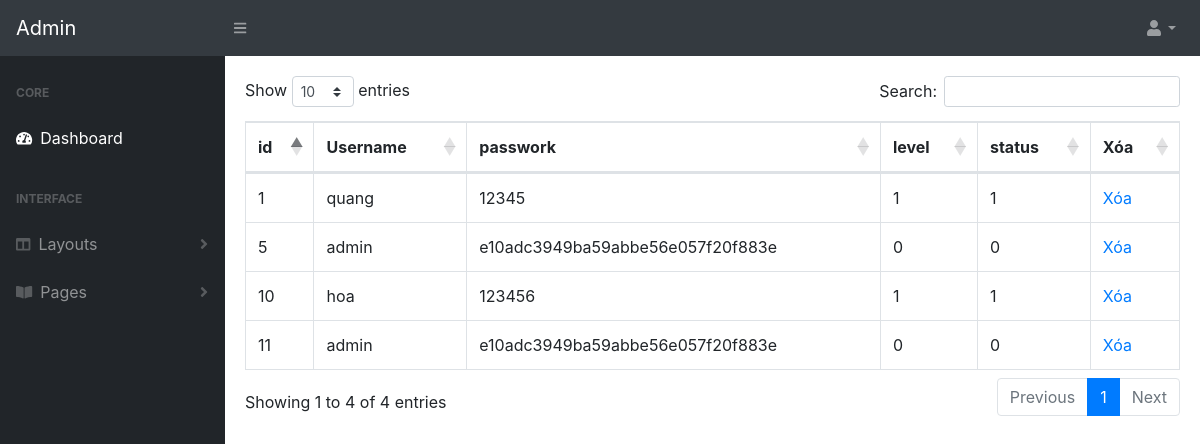
Page /admin/dist/index.php on the committed database.
### tables this page shows
CREATE TABLE `user` (
  `id` int(11) NOT NULL,
  `username` varchar(255) NOT NULL,
  `password` varchar(255) NOT NULL,
  `level` int(11) NOT NULL,
  `status` int(11) NOT NULL
);

### admin/dist/index.php (the view, shortened to what this page needs)
<!DOCTYPE html>
<html lang="en">
    <head>
        <link href="css/styles.css" rel="stylesheet" />
        <link href="https://cdn.datatables.net/1.10.20/css/dataTables.bootstrap4.min.css" rel="stylesheet" />
    </head>
    <body class="sb-nav-fixed">
        <nav class="sb-topnav navbar navbar-expand navbar-dark bg-dark">
            <a class="navbar-brand" href="index.php">Admin</a>
            <button class="btn btn-link btn-sm order-1 order-lg-0" id="sidebarToggle" href="#"><i class="fas fa-bars"></i></button>
            <ul class="navbar-nav ml-auto ml-md-0">
                <li class="nav-item dropdown">
                    <a class="nav-link dropdown-toggle" id="userDropdown" href="#" role="button" data-toggle="dropdown" aria-haspopup="true" aria-expanded="false"><i class="fas fa-user fa-fw"></i></a>
                </li>
            </ul>
        </nav>
        <div id="layoutSidenav">
            <div id="layoutSidenav_nav">
                <nav class="sb-sidenav accordion sb-sidenav-dark" id="sidenavAccordion">
                    <div class="sb-sidenav-menu">
                        <div class="nav">
                            <div class="sb-sidenav-menu-heading">Core</div>
                            <a class="nav-link" href="index.php">
                                <div class="sb-nav-link-icon"><i class="fas fa-tachometer-alt"></i></div>
                                Dashboard
                            </a>
                            <div class="sb-sidenav-menu-heading">Interface</div>
                            <a class="nav-link collapsed" href="#" data-toggle="collapse" data-target="#collapseLayouts" aria-expanded="false" aria-controls="collapseLayouts">
                                <div class="sb-nav-link-icon"><i class="fas fa-columns"></i></div>
                                Layouts
                                <div class="sb-sidenav-collapse-arrow"><i class="fas fa-angle-down"></i></div>
                            </a>
                            <a class="nav-link collapsed" href="#" data-toggle="collapse" data-target="#collapsePages" aria-expanded="false" aria-controls="collapsePages">
                                <div class="sb-nav-link-icon"><i class="fas fa-book-open"></i></div>
                                Pages
                                <div class="sb-sidenav-collapse-arrow"><i class="fas fa-angle-down"></i></div>
                            </a>
                        </div>
                    </div>
                </nav>
            </div>
            <div id="layoutSidenav_content">
                <main>
                          <div class="card-body">
                                <div class="table-responsive">
                                    <table class="table table-bordered" id="dataTable" width="100%" cellspacing="0">
                                        <thead>
                                            <tr>
                                                <th>id</th>
                                                <th>Username</th>
                                                <th>passwork</th>
                                                <th>level</th>
                                                <th>status</th>
                                                <th>Xóa</th>
                                            </tr>
                                        </thead>
                                        <tbody>
                                            <?php
                                                require("../../config.php");
                                                $sql="SELECT * FROM user";
                                                $result=mysqli_query($conn,$sql);
                                                while ($row=mysqli_fetch_assoc($result)){
                                                    $id = $row['id'];
                                            ?>
                                            <tr>
                                                <td><?php echo $row['id'] ?></td>
                                                <td><?php echo $row['username'] ?></td>
                                                <td><?php echo $row['password'] ?></td>
                                                <td><?php echo $row['level'] ?></td>
                                                <td><?php echo $row['status'] ?></td>
                                                <td><a href='delete.php?id=<?php echo $id;?>&key=xoa' onclick='xoa()'>Xóa</a</td>
                                            </tr>
                                            <?php
                                                }
                                            ?>
                                        </tbody>
                                    </table>
                                </div>
                            </div>
                        </div>
                    </div>
    </body>
</html>

### rows in the picture
user: id "1", username "quang", password "12345", level "1", status "1"
user: id "5", username "admin", password "e10adc3949ba59abbe56e057f20f883e", level "0", status "0"
user: id "10", username "hoa", password "123456", level "1", status "1"
user: id "11", username "admin", password "e10adc3949ba59abbe56e057f20f883e", level "0", status "0"
